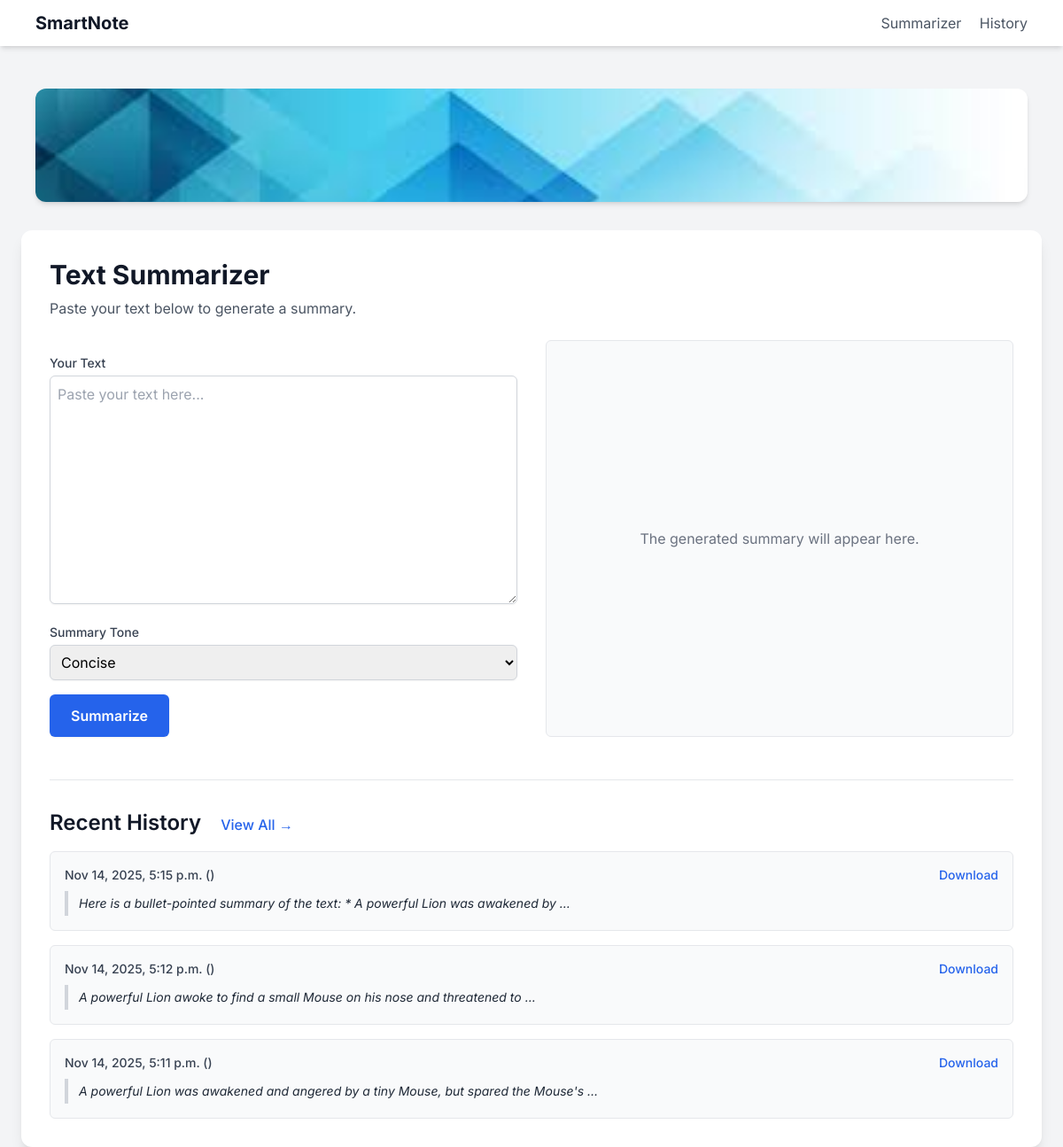
Page /assistant/summarize/ on the earlier database version.
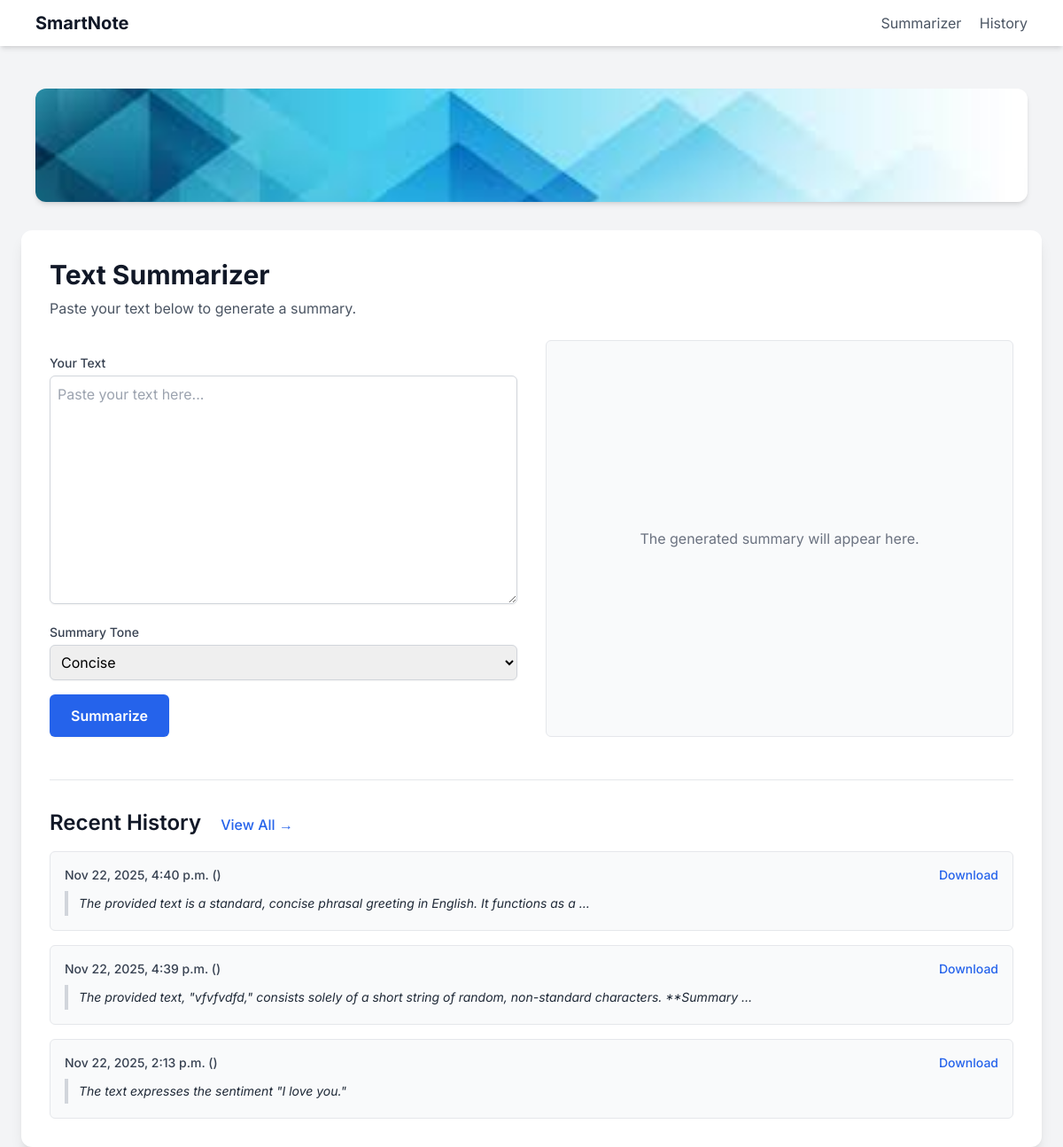
Same page on the later database version.
### assistant/models.py (models this page shows, shortened)
class SummaryHistory(models.Model):
    original_text = models.TextField()
    summary_text = models.TextField()
    tone = models.CharField(max_length=50)
    created_at = models.DateTimeField(auto_now_add=True)

### assistant/views.py (the view, shortened to what this page needs)
# urls.py: path('summarize/', views.summarize_text, name='summarize_text'),
def summarize_text(request):
    summary_text = ""
    error_message = None
    input_word_count = 0
    summary_word_count = 0
    form = SummaryForm(request.POST or None)
    history_list = SummaryHistory.objects.all().order_by('-created_at')[:3]
    context = {
        'form': form,
        'summary_text': summary_text,
        'error_message': error_message,
        'input_word_count': input_word_count,
        'summary_word_count': summary_word_count,
        'history_list': history_list,
    }
    return render(request, 'assistant/summarize.html', context)

### assistant/forms.py
class SummaryForm(forms.Form):
    original_text = forms.CharField(
        label="Your Text",
        widget=forms.Textarea(attrs={
            'rows': 10,
            'class': 'w-full p-2 border border-gray-300 rounded-md shadow-sm focus:ring-blue-500 focus:border-blue-500',
            'placeholder': 'Paste your text here...'
        })
    )
    tone = forms.ChoiceField(
        label="Summary Tone",
        choices=TONE_CHOICES,
        widget=forms.Select(attrs={
            'class': 'w-full p-2 border border-gray-300 rounded-md shadow-sm focus:ring-blue-500 focus:border-blue-500'
        })
    )

### assistant/templates/assistant/summarize.html (shortened to what this page needs)
{% extends 'assistant/assistant_base.html' %}
{% load static %}
{% block content %}
    <h1 class="text-3xl font-bold text-gray-900 mb-2">
        Text Summarizer
    </h1>
    <p class="text-gray-600 mb-6">
        Paste your text below to generate a summary.
    </p>
    <div class="grid grid-cols-1 lg:grid-cols-2 lg:gap-8">
        <div class="w-full">
            <form method="POST" action="{% url 'summarize_text' %}" class="space-y-4">
                <div>
                    <label for="{{ form.original_text.id_for_label }}" class="block text-sm font-medium text-gray-700 mb-1">
                        {{ form.original_text.label }}
                    </label>
                    {{ form.original_text }}
                </div>
                <div>
                    <label for="{{ form.tone.id_for_label }}" class="block text-sm font-medium text-gray-700 mb-1">
                        {{ form.tone.label }}
                    </label>
                    {{ form.tone }}
                </div>
                <button type="submit" class="w-full sm:w-auto flex items-center justify-center px-6 py-3 bg-blue-600 text-white font-semibold rounded-md shadow-sm hover:bg-blue-700 focus:outline-none focus:ring-2 focus:ring-blue-500 focus:ring-offset-2 transition-colors duration-200">
                    Summarize
                </button>
            </form>
        </div>
        <div class="w-full mt-6 lg:mt-0">
            {% if not summary_text and not error_message %}
            <div class="h-full flex items-center justify-center p-4 bg-gray-50 rounded-md border border-gray-200">
                <p class="text-gray-500">The generated summary will appear here.</p>
            </div>
            {% endif %}
        </div>
    </div>
    <div class="mt-12 pt-8 border-t border-gray-200">
        <h2 class="text-2xl font-semibold text-gray-900 mb-4">
            Recent History
            <a href="{% url 'history_list' %}" class="text-base font-medium text-blue-600 hover:text-blue-800 ml-4">
                View All &rarr;
            </a>
        </h2>
        {% if history_list %}
            <div class="space-y-4">
                {% for item in history_list %}
                    <div class="p-4 bg-gray-50 rounded-md border border-gray-200">
                        <div class="flex justify-between items-center mb-2">
                            <span class="text-sm font-medium text-gray-700">
                                {{ item.created_at|date:"M d, Y, P" }} ({{ item.get_tone_display }})
                            </span>
                            <a href="{% url 'download_summary' item.id %}" download
                               class="text-sm text-blue-600 hover:text-blue-800 font-medium">
                                Download
                            </a>
                        </div>
                        <blockquote class="text-sm text-gray-800 italic border-l-4 border-gray-300 pl-3 py-1">
                            {{ item.summary_text|truncatewords:15 }}
                        </blockquote>
                    </div>
                {% endfor %}
            </div>
        {% else %}
            <p class="text-gray-500">You have no summary history yet.</p>
        {% endif %}
    </div>
{% endblock content %}

Differences in the rows shown:
no longer on this page (row unchanged): SummaryHistory: created_at "Nov 14, 2025, 5:15 p.m.", summary_text "Here is a bullet-pointed summary of the text: * A powerful Lion was awakened by …"
no longer on this page (row unchanged): SummaryHistory: created_at "Nov 14, 2025, 5:12 p.m.", summary_text "A powerful Lion awoke to find a small Mouse on his nose and threatened to …"
no longer on this page (row unchanged): SummaryHistory: created_at "Nov 14, 2025, 5:11 p.m.", summary_text "A powerful Lion was awakened and angered by a tiny Mouse, but spared the Mouse's …"
added SummaryHistory: created_at "Nov 22, 2025, 4:40 p.m.", summary_text "The provided text is a standard, concise phrasal greeting in English. It functions as a …"
added SummaryHistory: created_at "Nov 22, 2025, 4:39 p.m.", summary_text "The provided text, \"vfvfvdfd,\" consists solely of a short string of random, non-standard characters. **Summary …"
added SummaryHistory: created_at "Nov 22, 2025, 2:13 p.m.", summary_text "The text expresses the sentiment \"I love you.\""
